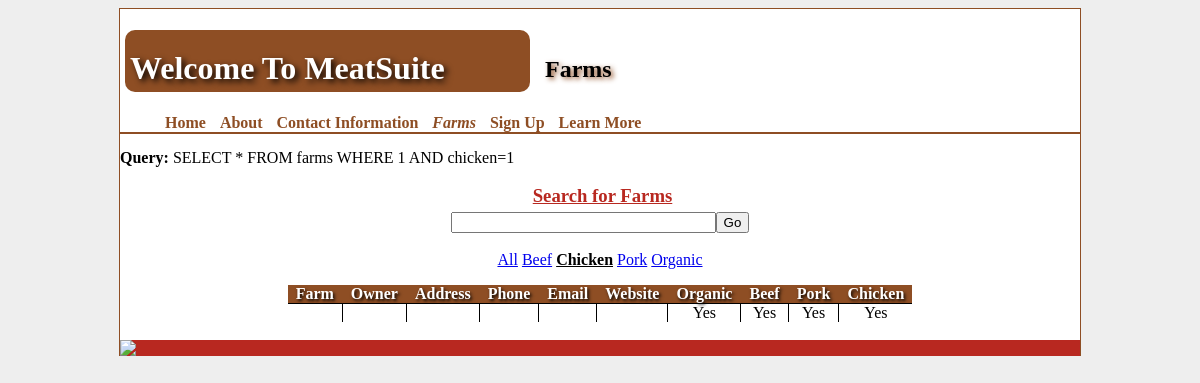
The app's page /index.php?page=farms&Chicken=1 with its own data.
### tables this page shows
CREATE TABLE IF NOT EXISTS `farms` (
  `FarmName` varchar(30) DEFAULT NULL,
  `owner` varchar(30) NOT NULL,
  `address` varchar(30) NOT NULL,
  `phone` varchar(30) NOT NULL,
  `email` varchar(30) NOT NULL,
  `website` varchar(30) NOT NULL,
  `organic` tinyint(1) NOT NULL,
  `beef` tinyint(1) NOT NULL,
  `pork` tinyint(1) NOT NULL,
  `chicken` tinyint(1) NOT NULL,
  `description` varchar(1000) DEFAULT NULL,
  `id` int(11) NOT NULL AUTO_INCREMENT,
  PRIMARY KEY (`id`)
);

### index.php (called while the page is built, shortened)
<?php
        include('functions.php');
        include "template.php";

### functions.php (called while the page is built, shortened)
<?php
    function query($query) {
        $result = mysql_query($query);
	if($result) {
            return $result;
        } else {
            echo "Error: ".mysql_error();
            return false;
        }
    }
?>

### farms.php (the view, shortened to what this page needs)
<?php
	$query = "SELECT * FROM farms WHERE 1";
        if(isset($_GET['Chicken'])) {
            $query .= " AND chicken=1";
        }
        echo '<b>Query:</b> '.$query.'<br/><br/>';
        $result = query($query);
?>
<h3 class="title" style="margin-bottom:5px;">Search for Farms</h3>
<div id="bar">
    <form method="get" action="index.php">
            <input type="text" name="search" size="30" maxlength="50"><input type="submit" value="Go">
            <br><br>
            <a class="<?php echo count($_GET) == 1 ? 'active' : '' ?>" href="index.php?page=farms">All</a>
            <a class="<?php echo isset($_GET['Beef']) ? 'active' : ''?>" href="index.php?page=farms&Beef=1">Beef</a>
            <a class="<?php echo isset($_GET['Chicken']) ? 'active' : ''?>" href="index.php?page=farms&Chicken=1">Chicken</a>
            <a class="<?php echo isset($_GET['Pork']) ? 'active' : ''?>" href="index.php?page=farms&Pork=1">Pork</a>
            <a class="<?php echo isset($_GET['Organic']) ? 'active' : ''?>" href="index.php?page=farms&Organic=1">Organic</a>
    </form>
</div>
<table border='1'>
        <tr>
                <th>Farm</th>
                <th>Owner</th>
                <th>Address</th>
                <th>Phone</th>
                <th>Email</th>
                <th>Website</th>
                <th>Organic</th>
                <th>Beef</th>
                <th>Pork</th>
                <th>Chicken</th>
        </tr>
        <?php while($row = mysql_fetch_array($result)){?>
                <tr>
                        <td class="farm">
                        </td>
                        <td> <?php echo $row['owner'] ?></td>
                        <td> <?php echo $row['address'] ?></td>
                        <td> <?php echo $row['phone'] ?></td>
                        <td> <?php echo $row['email'] ?></td>
                        <td> <a class = "link" href = "<?php echo $row['website'] ?>"> <?php echo $row['website'] ?> </a> </td>
                        <td> <?php
                                if ($row['organic']==0){
                                        echo 'No';
                                }
                                else {
                                        echo 'Yes';
                                }
                        ?></td>
                        <td> <?php
                                if ($row['beef']==0){
                                        echo 'No';
                                }
                                else {
                                        echo 'Yes';
                                }
                        ?></td>
                        <td> <?php
                                if ($row['pork']==0){
                                        echo 'No';
                                }
                                else {
                                        echo 'Yes';
                                }
                        ?></td>
                        <td> <?php
                                if ($row['chicken']==0){
                                        echo 'No';
                                }
                                else {
                                        echo 'Yes';
                                }
                        ?></td>
                </tr>
        <?php } ?>
</table>

### meatsuite.css (style rules this page uses)
body { background:#eee; }
h3 { margin: 0 0 0 5px; }
table, th, td { border-collapse:collapse; text-align:center; padding:0 8px 0 8px; margin-left:auto; margin-right:auto; }
table { border-style:hidden; }
th { background:#8e4e24; border:1px solid #8e4e24; border-bottom:1px solid black; color:white; text-shadow: #000000 0.1em 0.1em 0.2em; }
td { border:1px solid black; }
.title, .subtitle { text-align:center; font-weight:bold; text-decoration:underline; color:#b82820; }
#bar { text-align:center; margin-bottom:5px; }
a.active { font-weight: bold; color: black; }

### records on screen
farms: organic "Yes", beef "Yes", pork "Yes", chicken "Yes"

### other values on screen
$pageHeader "Farms"
$values["header"] "Home"
$values["header"] "About"
$values["header"] "Contact Information"
$values["header"] "Farms"
$values["header"] "Sign Up"
$values["header"] "Learn More"
$query "SELECT * FROM farms WHERE 1 AND chicken=1"
